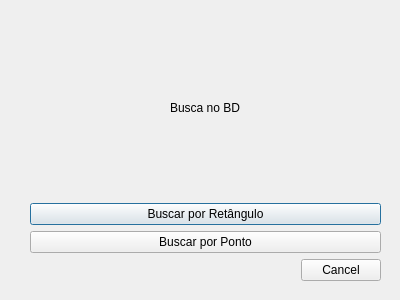
<?xml version="1.0" encoding="UTF-8"?>
<ui version="4.0">
 <class>SearchWindow</class>
 <widget class="QDialog" name="SearchWindow">
  <property name="geometry">
   <rect>
    <x>0</x>
    <y>0</y>
    <width>400</width>
    <height>300</height>
   </rect>
  </property>
  <property name="windowTitle">
   <string>Dialog</string>
  </property>
  <widget class="QWidget" name="">
   <property name="geometry">
    <rect>
     <x>30</x>
     <y>20</y>
     <width>351</width>
     <height>261</height>
    </rect>
   </property>
   <layout class="QVBoxLayout" name="verticalLayout">
    <item alignment="Qt::AlignHCenter|Qt::AlignVCenter">
     <widget class="QLabel" name="titulo">
      <property name="text">
       <string>Busca no BD</string>
      </property>
     </widget>
    </item>
    <item>
     <widget class="QPushButton" name="retangulo">
      <property name="text">
       <string>Buscar por Retângulo</string>
      </property>
     </widget>
    </item>
    <item>
     <widget class="QPushButton" name="ponto">
      <property name="text">
       <string>Buscar por Ponto</string>
      </property>
     </widget>
    </item>
    <item>
     <widget class="QDialogButtonBox" name="buttonBox">
      <property name="orientation">
       <enum>Qt::Horizontal</enum>
      </property>
      <property name="standardButtons">
       <set>QDialogButtonBox::Cancel</set>
      </property>
     </widget>
    </item>
   </layout>
  </widget>
 </widget>
 <resources/>
 <connections>
  <connection>
   <sender>buttonBox</sender>
   <signal>accepted()</signal>
   <receiver>SearchWindow</receiver>
   <slot>accept()</slot>
   <hints>
    <hint type="sourcelabel">
     <x>248</x>
     <y>254</y>
    </hint>
    <hint type="destinationlabel">
     <x>157</x>
     <y>274</y>
    </hint>
   </hints>
  </connection>
  <connection>
   <sender>buttonBox</sender>
   <signal>rejected()</signal>
   <receiver>SearchWindow</receiver>
   <slot>reject()</slot>
   <hints>
    <hint type="sourcelabel">
     <x>316</x>
     <y>260</y>
    </hint>
    <hint type="destinationlabel">
     <x>286</x>
     <y>274</y>
    </hint>
   </hints>
  </connection>
 </connections>
</ui>
